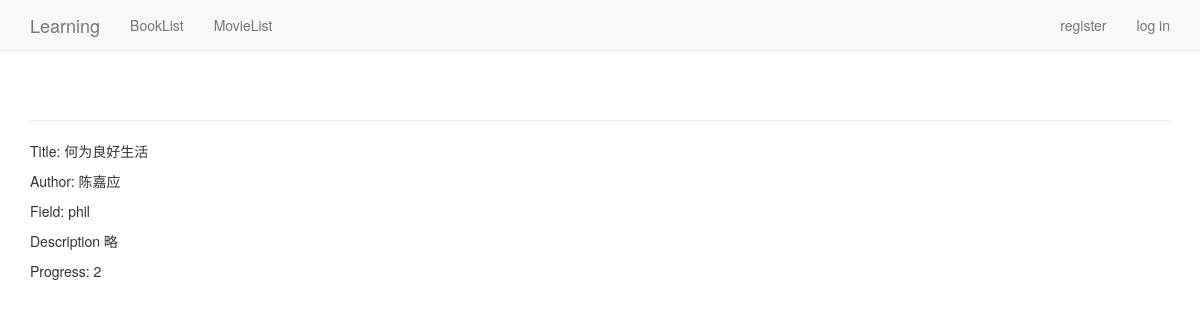
The app's page /learning/BookList/1/ with its own data.
### learning/models.py (models this page shows)
class Book(models.Model):
    fieldChoice = [
        ('cs', 'Computer Science'),
        ('phil', 'philosophy'),
        ('eco', 'economy'),
        ('pol', 'politics'),
    ]
    progressChoice = [
        ('0', '0%'),
        ('1', '0%~25%'),
        ('2', '25%~50%'),
        ('3', '50%~75%'),
        ('4', '75%~100%'),
    ]
    title = models.CharField(max_length=30)  # 书名
    author = models.CharField(max_length=20)  # 作者
    field = models.CharField(max_length=20, choices=fieldChoice)  # 领域
    description = models.CharField(max_length=100, null=True)  # 简述
    progress = models.CharField(max_length=20, choices=progressChoice)  # 阅读进度
    def __str__(self):
        return self.title

### learning/views.py (the view)
# urls.py: re_path(r'^BookList/(?P<book_id>\d+)/$', views.book, name='book'),
def book(request, book_id):
    book = Book.objects.get(id=book_id)
    author = book.author
    field = book.field
    description = book.description
    progress = book.progress
    context = {
        'book': book,
        'author': author,
        'field': field,
        'description': description,
        'progress': progress,
    }
    return render(request, 'learning/book.html', context)

### learning/templates/learning/book.html (shortened to what this page needs)
<!DOCTYPE html>
<html lang="en">
<head>
</head>
<body>
    {% extends "learning/base.html" %}
    {% block content %}
        <p>Title: {{ book }}</p>
        <p>Author: {{ author }}</p>
        <p>Field: {{ field }}</p>
        <p>Description {{ description }}</p>
        <p>Progress: {{ progress }}</p>
    {% endblock content %}

### records on screen
Book: title "何为良好生活", author "陈嘉应", field "phil"

### other values on screen
{{ description }} "略"
{{ progress }} "2"
